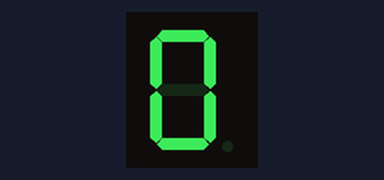
The sketch below on a simulated Arduino Uno, built with avr-gcc and run on an emulated ATmega328P. Shown: 1-digit seven-segment display. Wiring (inferred from the names in the program): 1-digit 7-segment display, segments lit when HIGH: segments pin 6, pin 7, pin 8, pin 9, pin 10, pin 12, pin 11, pin 13. The segment pins are drawn as the display they are named for.

Above: at 0.2 s.
At 4.79 s:
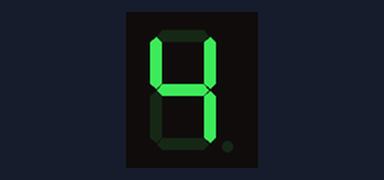
At 9.69 s:
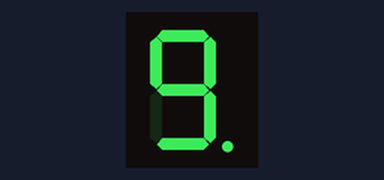
At 19.48 s:
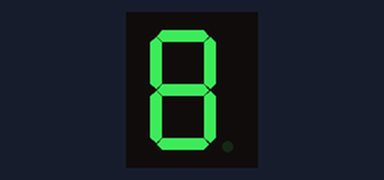
At 27.82 s:
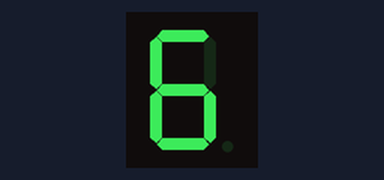
At 39.39 s:
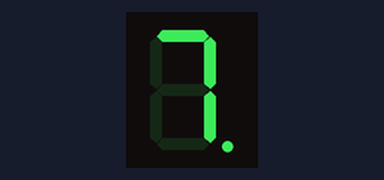

Measured:
- what the display in image 0 shows lasts 0.9 s, from 0.1 s to 1.0 s
- what the display in image 1 shows lasts 0.4 s, from 4.6 s to 5.0 s

The sketch:

Counter.ino
```cpp
/*
7 LED segments demo counter program from electronicsblog.net.
If You share/use this code elsewhere on the internet please mention this code source.
*/

// segment | Arduino board PIN number

#define G 11
#define F 12
#define A 6
#define B 7
#define E 10
#define D 9
#define C 8
#define DP 13

// Commonn cathodes control
#define GND1 2
#define GND2 3
#define GND3 4
#define GND4 5

int timer=0;

int i=0;
// functions to display digits

void digit0 () {
// for 0 needed to turn ON F A B C D E segments, so:

digitalWrite(A, HIGH);
digitalWrite(B, HIGH);
digitalWrite(C, HIGH);
digitalWrite(D, HIGH);
digitalWrite(E, HIGH);
digitalWrite(F, HIGH);

//////////////////////// G segment should be turn OFF
digitalWrite(G, LOW);

};

void digit1 () {

digitalWrite(A,LOW);
digitalWrite(B, HIGH);
digitalWrite(C, HIGH);
digitalWrite(D, LOW);
digitalWrite(E, LOW);
digitalWrite(F, LOW);
digitalWrite(G, LOW);
};

void digit2 () {

digitalWrite(A,HIGH);
digitalWrite(B, HIGH);
digitalWrite(C, LOW);
digitalWrite(D, HIGH);
digitalWrite(E, HIGH);
digitalWrite(F, LOW);
digitalWrite(G, HIGH);
};

void digit3 () {

digitalWrite(A,HIGH);
digitalWrite(B, HIGH);
digitalWrite(C, HIGH);
digitalWrite(D, HIGH);
digitalWrite(E, LOW);
digitalWrite(F, LOW);
digitalWrite(G, HIGH);
};

void digit4 () {

digitalWrite(A,LOW);
digitalWrite(B, HIGH);
digitalWrite(C, HIGH);
digitalWrite(D, LOW);
digitalWrite(E, LOW);
digitalWrite(F, HIGH);
digitalWrite(G, HIGH);
};

void digit5 () {

digitalWrite(A,HIGH);
digitalWrite(B, LOW);
digitalWrite(C, HIGH);
digitalWrite(D, HIGH);
digitalWrite(E, LOW);
digitalWrite(F, HIGH);
digitalWrite(G, HIGH);
};

void digit6 () {

digitalWrite(A,HIGH);
digitalWrite(B, LOW);
digitalWrite(C, HIGH);
digitalWrite(D, HIGH);
digitalWrite(E, HIGH);
digitalWrite(F, HIGH);
digitalWrite(G, HIGH);
};

void digit7 () {

digitalWrite(A,HIGH);
digitalWrite(B, HIGH);
digitalWrite(C, HIGH);
digitalWrite(D, LOW);
digitalWrite(E, LOW);
digitalWrite(F, LOW);
digitalWrite(G, LOW);
};

void digit8 () {

digitalWrite(A, HIGH);
digitalWrite(B, HIGH);
digitalWrite(C, HIGH);
digitalWrite(D, HIGH);
digitalWrite(E, HIGH);
digitalWrite(F, HIGH);
digitalWrite(G, HIGH);

};

void digit9 () {

digitalWrite(A, HIGH);
digitalWrite(B, HIGH);
digitalWrite(C, HIGH);
digitalWrite(D, HIGH);
digitalWrite(E, LOW);
digitalWrite(F, HIGH);
digitalWrite(G, HIGH);

};

//function to display digit from inputed int

void showdigit (int digit)

{

 switch (digit) {

 case 0:
 digit0 ();
 break;

 case 1:
 digit1 ();
 break;

 case 2:
 digit2 ();
 break;

 case 3:
 digit3 ();
 break;

 case 4:
 digit4 ();
 break;

 case 5:
 digit5 ();
 break;

 case 6:
 digit6 ();
 break;

 case 7:
 digit7 ();
 break;

 case 8:
 digit8 ();
 break;

 case 9:
 digit9 ();
 break;

 default:

 break;

 };

};

// showing 4 digits
void showdigits (int number)
{

// e.g. we have "1234"
showdigit(number/1000);  // segments are set to display "1"
digitalWrite(GND1, HIGH); // first digit on,
digitalWrite(GND2, LOW); // other off
digitalWrite(GND3, LOW);
digitalWrite(GND4, LOW);

delay (1);

number = number%1000;  // remainder of 1234/1000 is 234
digitalWrite(GND1, LOW); // first digit is off
 showdigit(number/100); //// segments are set to display "2"
digitalWrite(GND2, HIGH); // second digit is on
 delay (1); // and so on....

number =number%100;
digitalWrite(GND2, LOW);
showdigit(number/10);
digitalWrite(GND3, HIGH);
delay (1);

number =number%10;
digitalWrite(GND3, LOW);
showdigit(number);
digitalWrite(GND4, HIGH);
 delay (1);

};

void setup()

{

pinMode(A, OUTPUT);
pinMode(B, OUTPUT);
pinMode(C, OUTPUT);
pinMode(D, OUTPUT);
pinMode(E, OUTPUT);
pinMode(F, OUTPUT);
pinMode(G, OUTPUT);
pinMode(DP, OUTPUT);

pinMode(GND1, OUTPUT);
pinMode(GND2, OUTPUT);
pinMode(GND3, OUTPUT);
pinMode(GND4, OUTPUT);

};
void loop ()

{
  delay(100);
  timer++;

 showdigits (i);

  if (timer==10) {

timer=0;

i++;

if (i>10000) {i=0;};

if (i%2) { digitalWrite(DP, HIGH); }

else  {digitalWrite(DP, LOW); };

  };

};
```
